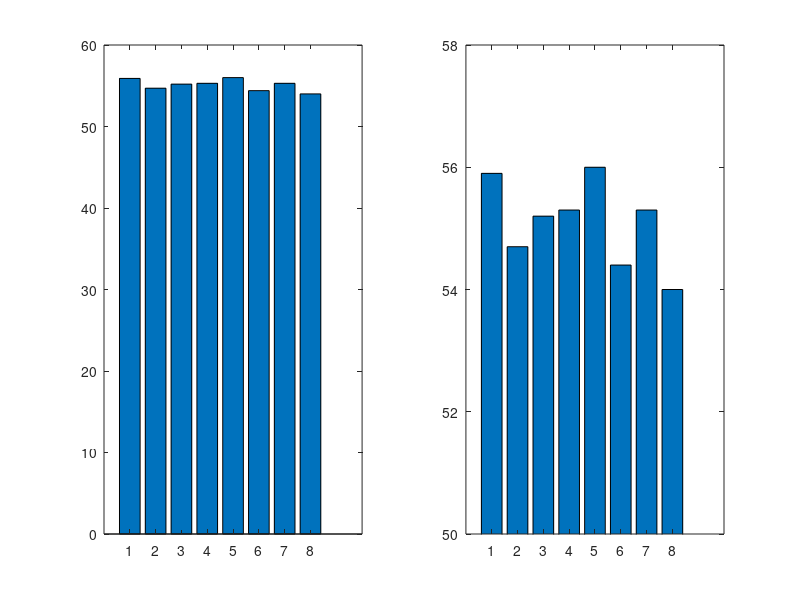

Write MATLAB code to recreate this figure. (Note: this script raises an error after producing the figure.)


 
 %%%%%%%%%%%%%%%%%%%%%%%%%%
%% class 5

clear all 
close all

figure
subplot(1,2,1)
bar([55.9 54.7 55.2 55.3 56 54.4 55.3 54.0])
subplot(1,2,2)
bar([55.9 54.7 55.2 55.3 56 54.4 55.3 54.0])
ylim([50,58])
 

image=imread('./MemeFolder/ladygaga4.jpg');


image=imgaussfilt(mean(double(image),3),100);
 
figure
subplot(2,2,1)
imagesc(image)
colorbar
colormap(gca, jet)
subplot(2,2,2)
imagesc(image)
colorbar
colormap(gca, pink)
set(gca, 'YDir','reverse')
subplot(2,2,3)
imagesc(image)
colorbar
axis off;
colormap(gca, colorcube)
subplot(2,2,4)
imagesc(image)
colorbar
colormap(gca, jet)
caxis([50 200])


figure 
plot(1:1000, 150000-1000*(1:1000)+randi(100000, [1,1000]))
 xlabel('time')
 ylabel('money')
 title('Time is money')
 
 data=[150000-1000*(1:1000)+randi(100000, [1,1000]);...
     150000-2000*(1:1000)+randi(100000, [1,1000]);...
     150000-1000*(1:1000)+randi(100000, [1,1000])];
 
figure 
plot(1:1000, data)
 xlabel('time')
 ylabel('money')
 title('Time is money')
 legend('Karen','Maria', 'Hope')
 
 
 plot(1:1000, data,'-o','MarkerFaceColor',[.5 .4 .7], 'MarkerEdgeColor',[.7 .7 .7], 'MarkerSize', 10)
% axis([0 100 0 100])
xlim([0 100])

RPDR_episode=readtable('./justafolderwithdata/RPDR_episode_data.csv');
 RPDR_contestant=readtable('./justafolderwithdata/RPDR_contestant_score.csv');
 RPDR_winners=readtable('./justafolderwithdata/RPDR_winners.csv');

 winnerindex=ismember(RPDR_contestant.contestant, RPDR_winners.contestant(RPDR_winners.winner==1))

 top3index=ismember(RPDR_contestant.contestant, RPDR_winners.contestant(RPDR_winners.winner==0))
 
 explode = [1 0 1 0 ];
labels = {'Wins','High','Low', 'Btm'};
figure
subplot(1,2,1)
pie([sum(RPDR_contestant.WIN(winnerindex)), sum(RPDR_contestant.HIGH(winnerindex)),...
    sum(RPDR_contestant.LOW(winnerindex)), sum(RPDR_contestant.BTM(winnerindex))], explode, labels)
 title(gca, 'Winner of their season', 'Position',[-0.12 -1.5 0])
 colormap(gca, cool)
 
 subplot(1,2,2)
pie([sum(RPDR_contestant.WIN(top3index)), sum(RPDR_contestant.HIGH(top3index)),...
    sum(RPDR_contestant.LOW(top3index)), sum(RPDR_contestant.BTM(top3index))], explode, labels)
 title(gca, 'Top 3', 'Position',[0.02, -1.5 0])
colormap(gca, cool)
 
RPDR_episode=RPDR_episode(~ismissing(RPDR_episode.lipsyncartist, 'NA'),:);
lipsynch= groupsummary(RPDR_episode,"lipsyncartist")

figure
wordcloud(lipsynch,'lipsyncartist','GroupCount');
title("Artists to LipSynch to")

 
 RPDR_contestant_demo=readtable('./justafolderwithdata/RPDR_contestant_data.csv');
 
 
 winnerindex=ismember(RPDR_contestant_demo.contestant, RPDR_winners.contestant(RPDR_winners.winner==1))

 top3index=ismember(RPDR_contestant_demo.contestant, RPDR_winners.contestant(RPDR_winners.winner==0))

 figure
 histogram(RPDR_contestant_demo.age(top3index),10, 'FaceAlpha', 0.5, 'EdgeAlpha', 0.5)
 hold on;
 histogram(RPDR_contestant_demo.age(winnerindex),10, 'FaceAlpha', 0.5, 'EdgeAlpha', 0.5, 'FaceColor', [0.99 0.5 0.5])
 legend('Top 3', 'Winners')
 xlabel('age')
 
 
 
 
 % scatter 
iris= load('fisheriris.mat');
iris.meas=iris.meas -mean([iris.meas]);
 
 figure
 scatter(iris.meas(:,1), iris.meas(:,4))
 hold on
 r=corr(iris.meas(:,1), iris.meas(:,4))
 xFit = linspace(min(iris.meas(:,1)), max(iris.meas(:,1)), 1000);
 plot(xFit, r*xFit)
 
 
 
 data=[sum(RPDR_contestant.WIN(winnerindex)), sum(RPDR_contestant.HIGH(winnerindex)),...
    sum(RPDR_contestant.LOW(winnerindex)), sum(RPDR_contestant.BTM(winnerindex)); ...
    sum(RPDR_contestant.WIN(top3index)), sum(RPDR_contestant.HIGH(top3index)),...
    sum(RPDR_contestant.LOW(top3index)), sum(RPDR_contestant.BTM(top3index))];

figure
bar(data)
legend('Wins','High','Low', 'Btm')
figure
bar(data, 'stacked')
legend('Wins','High','Low', 'Btm')

X = categorical({'Monday','Tuesday','Wednesday','Thursday', 'Friday'});
Y = [54 44 49 29 10];
bar(X,Y)
X = reordercats(X,{'Monday','Tuesday','Wednesday','Thursday', 'Friday'});
bar(X,Y)
yticks([0  20  40  60 ])
 
 
%%%%%%%%%%%%%%%%%%%%%%%%%%
%% class 5
clear all
close all

%% PCA example with image
image=imread('./WhoAmI.jpg');
%image=imread('./ladygaga4.jpg');


image=mean(double(image),3);
figure
subplot(3,3,9)
imagesc(image)
colormap(gray)
axis off;


[coeff, score, latent, tsquared, explained, mu]=pca(image);

subplot(3,3,1)
imagesc(score(:,1)*coeff(:,1)')
colormap(gray)
axis off;
subplot(3,3,2)
imagesc(score(:,1:2)*coeff(:,1:2)')
colormap(gray)
axis off;
subplot(3,3,3)
imagesc(score(:,1:5)*coeff(:,1:5)')
colormap(gray)
axis off;
subplot(3,3,4)
imagesc(score(:,1:10)*coeff(:,1:10)')
colormap(gray)
axis off;
subplot(3,3,5)
imagesc(score(:,1:20)*coeff(:,1:20)')
colormap(gray)
axis off;
subplot(3,3,6)
imagesc(score(:,1:30)*coeff(:,1:30)')
colormap(gray)
axis off;
subplot(3,3,7)
imagesc(score(:,1:50)*coeff(:,1:50)')
colormap(gray)
axis off;
subplot(3,3,8)
imagesc(score(:,1:100)*coeff(:,1:100)')
colormap(gray)
axis off;


%% ICA

figure
subplot(3,4,12)
imagesc(image)
colormap(gray)
axis off;

ica_out=rica(image,50);

t=transform(ica_out,image);


subplot(3,4,1)
imagesc(t(:,1)*ica_out.TransformWeights(:,1)')
colormap(gray)
axis off

subplot(3,4,2)
imagesc(t(:,1:2)*ica_out.TransformWeights(:,1:2)')
colormap(gray)
axis off;

subplot(3,4,3)
imagesc(t(:,1:3)*ica_out.TransformWeights(:,1:3)')
colormap(gray)
axis off;


subplot(3,4,4)
imagesc(t(:,1:5)*ica_out.TransformWeights(:,1:5)')
colormap(gray)
axis off;

subplot(3,4,5)
imagesc(t(:,1:10)*ica_out.TransformWeights(:,1:10)')
colormap(gray)
axis off;

subplot(3,4,6)
imagesc(t(:,1:20)*ica_out.TransformWeights(:,1:20)')
colormap(gray)
axis off;

subplot(3,4,7)
imagesc(t(:,1:25)*ica_out.TransformWeights(:,1:25)')
colormap(gray)
axis off;

subplot(3,4,8)
imagesc(t(:,1:30)*ica_out.TransformWeights(:,1:30)')
colormap(gray)
axis off;

subplot(3,4,9)
imagesc(t(:,1:35)*ica_out.TransformWeights(:,1:35)')
colormap(gray)
axis off;

subplot(3,4,10)
imagesc(t(:,1:40)*ica_out.TransformWeights(:,1:40)')
colormap(gray)
axis off;

subplot(3,4,11)
imagesc(t(:,1:45)*ica_out.TransformWeights(:,1:45)')
colormap(gray)
axis off;



%%
rng default

files = {'chirp.mat'
        'gong.mat'
        'handel.mat'
        'laughter.mat'
        'splat.mat'
        'train.mat'};

S = zeros(10000,6);
for i = 1:6
    test     = load(files{i});
    y        = test.y(1:10000,1);
    S(:,i)   = y;
end

mixdata = S*randn(6) + randn(1,6);

figure
for i = 1:6
    subplot(2,6,i)
    plot(S(:,i))
    title(['Sound ',num2str(i)])
    subplot(2,6,i+6)
    plot(mixdata(:,i))
    title(['Mix ',num2str(i)])
end

% play sound
soundsc(S(:,1));
pause(2)
soundsc(mixdata(:,1))

% run ica
mixdata = prewhiten(mixdata);
q = 6;
Mdl = rica(mixdata,q,'NonGaussianityIndicator',ones(6,1));

unmixed = transform(Mdl,mixdata);

figure
for i = 1:6
    subplot(2,6,i)
    plot(S(:,i))
    title(['Sound ',num2str(i)])
    subplot(2,6,i+6)
    plot(unmixed(:,i))
    title(['Unmix ',num2str(i)])
end

% play sound
soundsc(S(:,1));
pause(2)
soundsc(unmixed(:,1))




%%                                           K- means
%%%%%%%%%%%%%%%%%%%%%%%%%%%%%%%%%%%%%%%%%%%%%%%%%%%%%%%%%%%%%%%%%%%%%%%%%%%


clear all
close all
load('./justafolderwithdata/raw_spike_data.mat') % load data spiking data recorded from electrode array
sr=44100; % sampling rate of the electrode array
figure
subplot(2,1,1)
plot(raw_spike_data) % plot data to visualize spikes and time series
axis tight; 
xlabel('time');
ylabel('Micro Volts ');
title('Unfiltered Single Electrode Spike Recording '); % clear slow drifts in data that need 
                                                                                     %to be removed with a filter before clustering



% create and apply filter butter worth filter
[b,a] = butter(3,[500/(sr/2) 8000/(sr/2)], 'bandpass'); % create butterworth filter 
filtered_data=filter(b,a,raw_spike_data); % apply butter worth filter 

% plot filtered data with unfiltered data 
subplot(2,1,2)
plot(filtered_data)
axis tight;
xlabel('time');
ylabel('Micro Volts ');
title('Filtered Single Electrode Spike Recording ');

% threshold data to find peaks (i.e., spikes) with MATLAB's findpeaks
[pks,locs]=findpeaks(-1*filtered_data, 'MinPeakHeight',3.5*std(filtered_data)); 
% TIP input the inverse of the data (i.e. -1*) as findpeaks looks
% for local maxima and not minima

% Plot peaks found
figure 
plot(filtered_data)
hold on;
scatter(locs,-1*pks)
axis tight;
xlabel('time');
ylabel('Micro Volts ');
title('Filtered Single Electrode Spike Recording ');

% extract deisred window [-20 to 43] samples around a peak
for i =1:length(locs)
peaks(i,:)=filtered_data(locs(i)-20:locs(i)+43);
end

figure
plot(-20:43, peaks')
axis tight
xlabel('time (number of samples)');
ylabel('Micro Volts ');
title('Extracted Timeseries of Peaks ');

% run PCA over peaks to extract features; how many components are
% visbale? 
[coeff,score,latent,~,explained] = pca(peaks);
figure
plot(explained, '-*'); % plot percent var explained
xlabel("Component Number")
ylabel("Percent Variance Explained (%)")

% lets plot first two components and see how the data scatters
figure
scatter(score(:,1), score(:,2), '.')

% now that we have extracted features from the data let us see how they
% cluster together

% Run K-means clustering 
opts = statset('Display','final');
numclust=10; % max number of k
ctrs = zeros(size(peaks,1), numclust);
ids = zeros(size(peaks,1), numclust);
sumd= zeros(1,numclust);

for j=1:numclust
[ids(:,j)] = kmeans(peaks, j, 'Replicates', 20, 'Options', opts);

end

% find the optimal solution for the best number of clusters

eva_cali = evalclusters(peaks,ids,'CalinskiHarabasz') % evaluate the best number of k clusters
eva_sil = evalclusters(peaks,ids,'silhouette') % evaluate the best number of k clusters
eva_Dav = evalclusters(peaks,ids,'DaviesBouldin') % evaluate the best number of clusters

% all three methods returned different numbers, plot the silhouettes
figure
silhouette(peaks,ids(:,2))
figure
silhouette(peaks,ids(:,3))
figure
silhouette(peaks,ids(:,4))

% plot 3 cluster solution in PCA space
[ids_opt, crit_opt] = kmeans(score, 3, 'Replicates', 20, 'Options', opts); % 3 cluster optimal solution

figure
scatter(score(ids_opt==1,1), score(ids_opt==1,2), '.g')
hold on;
scatter(score(ids_opt==2,1), score(ids_opt==2,2), '.m')
hold on;
scatter(score(ids_opt==3,1), score(ids_opt==3,2), '.c')
hold on;
scatter(crit_opt(1:3,1), crit_opt(1:3,2), 200, 'kX')
hold on;
scatter(crit_opt(1:3,1), crit_opt(1:3,2), 200, 'kd')


%%%%%%% REMINDER TO CHNAGE COLOUR OF PLOTS CANNOT SEE



%Drag race clustering example: 





%%%%%%%%%%%%%%%%%%%%%%%%%%%%%%%%%%%%%%%%%%%%%%
%% class 6 

   X = randn(8,8);
   Y = randn(8,8);
   
   corr(X,Y)
   corr2(X,Y)
   corrcoef(X,Y)
   
   
